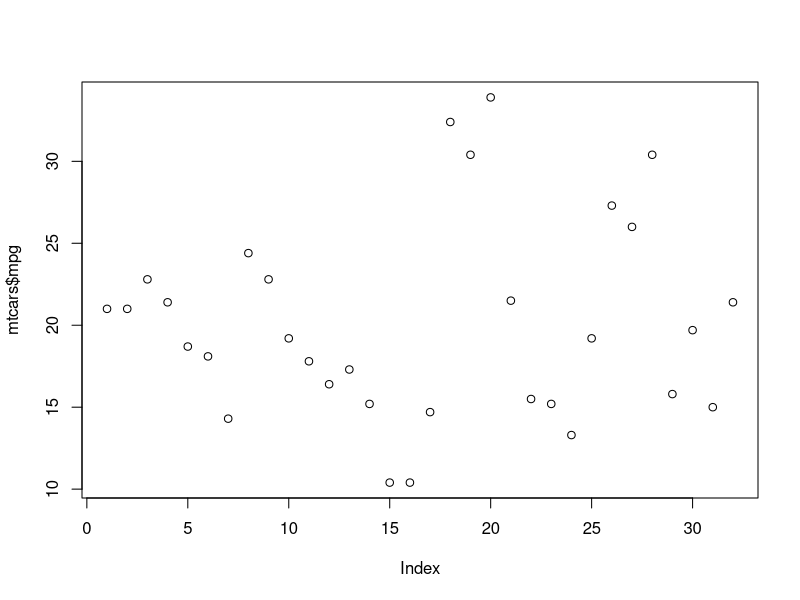

This chart was generated by the following R code:
## ---- chunk 1
plot(mtcars$mpg)
